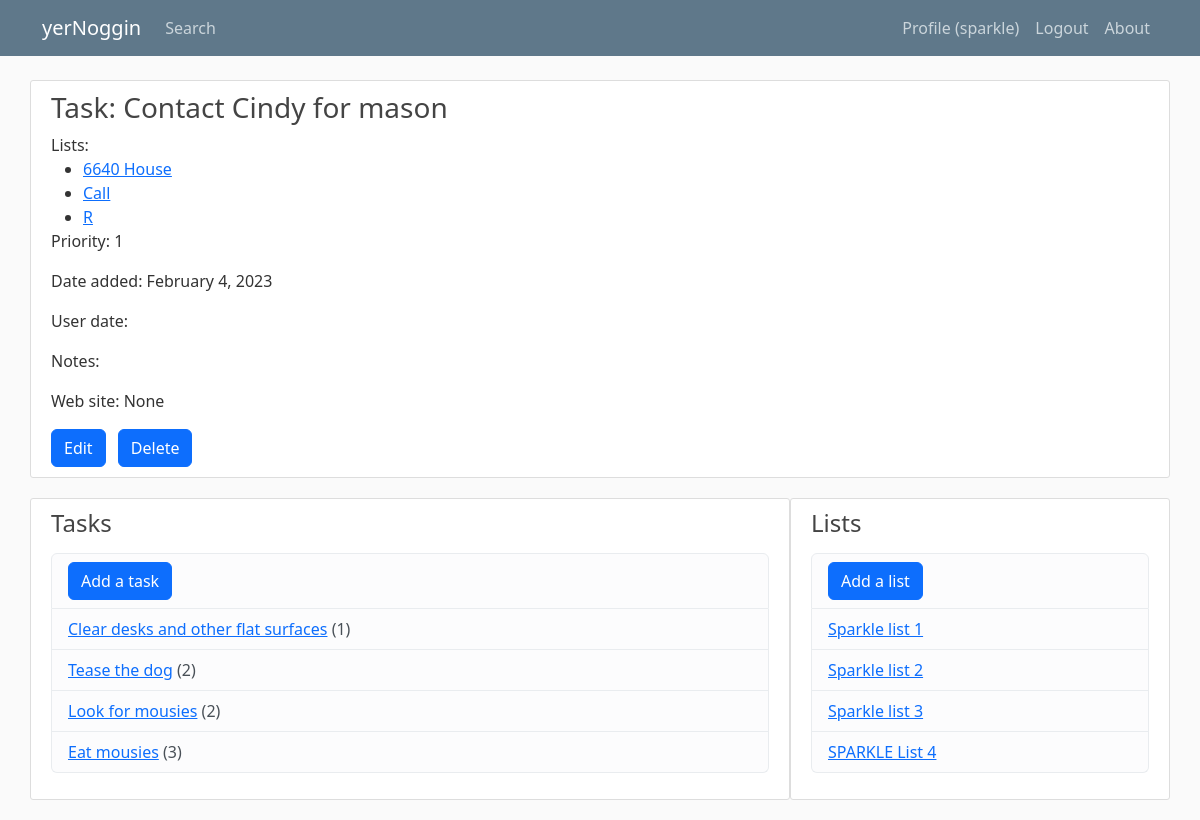
The app's page /task/200/ (signed in) with its own data.
### tasks/models.py (models this page shows, shortened)
class Task(models.Model):
	PRIORITIES = (
		(1, 'First thing'),
		(2, 'ASAP'),
		(3, 'Soon'),
		(4, 'Whenever'),
	)
	name = models.CharField(max_length=60)
	notes = models.TextField(blank=True)
	date_added = models.DateTimeField(auto_now_add=True)
	user_date = models.DateTimeField(blank=True, null=True)
	priority = models.IntegerField(choices=PRIORITIES, default=3)
	url = models.URLField(blank=True, null=True)
	lists = models.ManyToManyField(List, related_name='tasks')
	owner = models.ForeignKey(User, on_delete=models.CASCADE)
	class Meta:
		ordering = ['priority', '-date_added']

class List(models.Model):
	name = models.CharField(max_length=20)
	display_order = models.IntegerField(default=1)
	owner = models.ForeignKey(User, on_delete=models.CASCADE)
	class Meta:
		ordering = ['display_order']

### tasks/views.py (the view)
# urls.py: path('task/<int:task_id>/', views.task, name='tasks-task'),
@login_required
def task(request, task_id):
	task = Task.objects.get(id=task_id)
	task_lists = task.lists.all()
	lists = List.objects.filter(owner=request.user)
	tasks = Task.objects.filter(owner=request.user)
	context = {'task': task, 'task_lists': task_lists, 'lists': lists, 'tasks': tasks}
	return render(request, 'tasks/task.html', context)

### tasks/templates/tasks/task.html
{% extends 'tasks/base.html' %}
{% block content %}
<div class="content-section">
	<h3>Task: {{ task.name }}</h3>
	Lists:
<ul>
	{% for list in task_lists %}
		<li><a href="{% url 'tasks-list' list.id %}">{{ list.name }}</a></li>
	{% empty %}
		This task has not been added to any lists yet.
	{% endfor %}
</ul>
<p>Priority: {{ task.priority }}</p>
<p>Date added: {{ task.date_added|date:'F j, Y' }}</p>
<p>User date: {{ task.user_date|date:'F j, Y' }}</p>
<p>Notes: {{ task.notes }}</p>
<p>Web site: {{ task.url }}</p>
<a class="btn btn-primary me-2" href="{% url 'tasks-updatetask' task.id %}">Edit</a>
<a class="btn btn-primary me-2" href="{% url 'tasks-deletetask' task.id %}">Delete</a>
</div>
{% endblock %}

### tasks/templates/tasks/base.html (shortened to what this page needs)
{% load static %}
<!DOCTYPE html>
<html lang="en">
<head>
	<link href="https://cdn.jsdelivr.net/npm/bootstrap@5.3.0-alpha1/dist/css/bootstrap.min.css" rel="stylesheet">
	<link rel="stylesheet" type="text/css" href="{% static 'tasks/main.css' %}">
</head>
<body>
	<header class="site-header">
		<nav class="navbar navbar-expand-md navbar-dark bg-steel fixed-top">
			<div class="container">
				<a class="navbar-brand mr-4" href="{% url 'tasks-home' %}">yerNoggin</a>
				<div class="collapse navbar-collapse" id="navbarToggle">
					<div class="navbar-nav me-auto">
						<a class="nav-item nav-link" href="{% url 'tasks-search' %}">Search</a>
					</div>
					<div class="navbar-nav">
						{% if user.is_authenticated %}
						<a class="nav-item nav-link" href="{% url 'profile' %}">Profile ({{ user.username }})</a>
						<a class="nav-item nav-link" href="{% url 'logout' %}">Logout</a>
						{% else %}
						<a class="nav-item nav-link" href="{% url 'login' %}">Login</a>
						<a class="nav-item nav-link" href="{% url 'register' %}">Register</a>
						{% endif %}
						<a class="nav-item nav-link" href="{% url 'tasks-about' %}">About</a>
					</div>
				</div>
			</div>
		</nav>
	</header>
	<main role="main" class="container">
		<div class="row">
			{% block content %}{% endblock %}
			<div class="content-section col-md-8">
				<h4>Tasks</h4>
				<p class='text-muted'>
					<ul class="list-group">
						<li class="list-group-item list-group-item-light"><a class="btn btn-primary me-2" href="{% url 'new-task' %}">Add a task</a></li>
						{% for task in tasks %}
						<li class="list-group-item list-group-item-light">
						<a href="{% url 'tasks-task' task.id %}">{{ task.name }}</a> ({{task.priority}}{% if task.user_date %}, {{ task.user_date|date:'F j, Y' }}{% endif %})</li>{% endfor %}
					</ul>
				</p>
			</div>
			<div class="content-section col-md-4">
				<h4>Lists</h4>
				<p class='text-muted'>
					<ul class="list-group">
						<li class="list-group-item list-group-item-light"><a class="btn btn-primary me-2" href="{% url 'new-list' %}">Add a list</a></li>
						{% for list in lists %}
						<li class="list-group-item list-group-item-light">
						<a href="{% url 'tasks-list' list.id %}">{{ list.name }}</a></li>
						{% endfor %}
					</ul>
				</p>
			</div>
		</div>
	</main>
</body>
</html>

### tasks/static/tasks/main.css (style rules this page uses)
body { background: #fafafa; color: #333333; margin-top: 5rem; }
h1, h2, h3, h4, h5, h6 { color: #444444; }
ul { margin: 0; }
.bg-steel { background-color: #5f788a; }
.site-header .navbar-nav .nav-link { color: #cbd5db; }
.content-section { background: #ffffff; padding: 10px 20px; border: 1px solid #dddddd; border-radius: 3px; margin-bottom: 20px; }

### records on screen
Task: name "Contact Cindy for mason", priority "1", date_added "February 4, 2023", url "None"
List: name "6640 House"
List: name "Call"
List: name "R"
Task: name "Clear desks and other flat surfaces", priority "1"
Task: name "Tease the dog", priority "2"
Task: name "Look for mousies", priority "2"
Task: name "Eat mousies", priority "3"
List: name "Sparkle list 1"
List: name "Sparkle list 2"
List: name "Sparkle list 3"
List: name "SPARKLE List 4"

### other values on screen
{{ user.username }} "sparkle"
